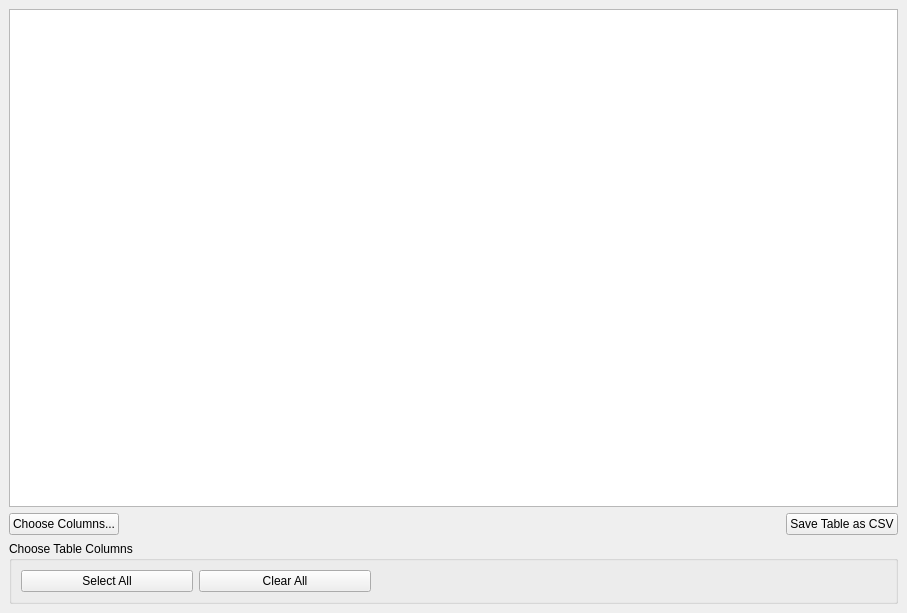
<?xml version="1.0" encoding="UTF-8"?>
<ui version="4.0">
 <class>TableView</class>
 <widget class="QDockWidget" name="TableView">
  <property name="geometry">
   <rect>
    <x>0</x>
    <y>0</y>
    <width>907</width>
    <height>613</height>
   </rect>
  </property>
  <property name="minimumSize">
   <size>
    <width>574</width>
    <height>301</height>
   </size>
  </property>
  <property name="windowIcon">
   <iconset resource="../resources/resources.qrc">
    <normaloff>:/icons/table.png</normaloff>:/icons/table.png</iconset>
  </property>
  <property name="windowTitle">
   <string>Table View</string>
  </property>
  <widget class="QWidget" name="dockWidgetContents">
   <layout class="QVBoxLayout" name="verticalLayout">
    <item>
     <widget class="QTableView" name="table">
      <property name="sizePolicy">
       <sizepolicy hsizetype="Preferred" vsizetype="Expanding">
        <horstretch>0</horstretch>
        <verstretch>0</verstretch>
       </sizepolicy>
      </property>
      <property name="font">
       <font>
        <family>Verdana</family>
        <pointsize>8</pointsize>
       </font>
      </property>
     </widget>
    </item>
    <item>
     <layout class="QHBoxLayout" name="horizontalLayout">
      <item>
       <widget class="QPushButton" name="chooseColumnsButton">
        <property name="text">
         <string>Choose Columns...</string>
        </property>
        <property name="checkable">
         <bool>true</bool>
        </property>
       </widget>
      </item>
      <item>
       <spacer name="horizontalSpacer">
        <property name="orientation">
         <enum>Qt::Horizontal</enum>
        </property>
        <property name="sizeHint" stdset="0">
         <size>
          <width>40</width>
          <height>20</height>
         </size>
        </property>
       </spacer>
      </item>
      <item>
       <widget class="QPushButton" name="saveCSVButton">
        <property name="text">
         <string>Save Table as CSV</string>
        </property>
       </widget>
      </item>
     </layout>
    </item>
    <item>
     <widget class="QGroupBox" name="columnsBox">
      <property name="title">
       <string>Choose Table Columns</string>
      </property>
      <layout class="QGridLayout" name="gridLayout_2">
       <item row="0" column="0">
        <widget class="QPushButton" name="selectAllButton">
         <property name="sizePolicy">
          <sizepolicy hsizetype="Expanding" vsizetype="Fixed">
           <horstretch>0</horstretch>
           <verstretch>0</verstretch>
          </sizepolicy>
         </property>
         <property name="text">
          <string>Select All</string>
         </property>
        </widget>
       </item>
       <item row="0" column="1">
        <widget class="QPushButton" name="clearAllButton">
         <property name="sizePolicy">
          <sizepolicy hsizetype="Expanding" vsizetype="Fixed">
           <horstretch>0</horstretch>
           <verstretch>0</verstretch>
          </sizepolicy>
         </property>
         <property name="text">
          <string>Clear All</string>
         </property>
        </widget>
       </item>
       <item row="0" column="2">
        <spacer name="horizontalSpacer_2">
         <property name="orientation">
          <enum>Qt::Horizontal</enum>
         </property>
         <property name="sizeType">
          <enum>QSizePolicy::Expanding</enum>
         </property>
         <property name="sizeHint" stdset="0">
          <size>
           <width>40</width>
           <height>20</height>
          </size>
         </property>
        </spacer>
       </item>
       <item row="0" column="3">
        <spacer name="horizontalSpacer_3">
         <property name="orientation">
          <enum>Qt::Horizontal</enum>
         </property>
         <property name="sizeHint" stdset="0">
          <size>
           <width>40</width>
           <height>20</height>
          </size>
         </property>
        </spacer>
       </item>
       <item row="0" column="4">
        <spacer name="horizontalSpacer_4">
         <property name="orientation">
          <enum>Qt::Horizontal</enum>
         </property>
         <property name="sizeHint" stdset="0">
          <size>
           <width>40</width>
           <height>20</height>
          </size>
         </property>
        </spacer>
       </item>
      </layout>
     </widget>
    </item>
   </layout>
  </widget>
 </widget>
 <resources>
  <include location="../resources/resources.qrc"/>
 </resources>
 <connections/>
</ui>
